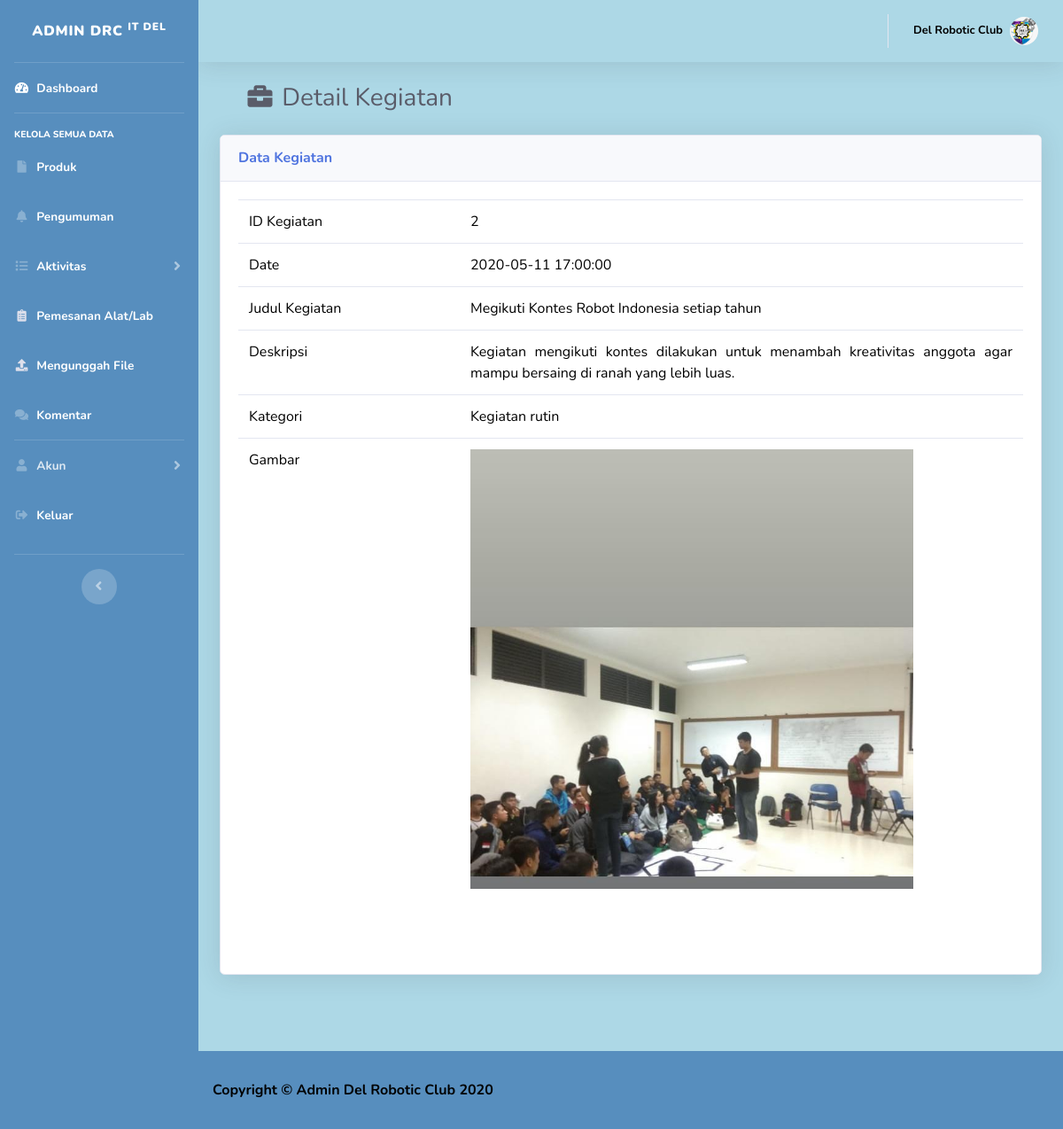
Screenshot of /admin/detail_kegiatan.php?id=2 with the database file from the repository.
### tables this page shows
CREATE TABLE `kegiatan` (
  `id_kegiatan` int(5) NOT NULL,
  `judul_kegiatan` varchar(100) NOT NULL,
  `deskripsi` varchar(10000) NOT NULL,
  `gambar` varchar(45) NOT NULL,
  `kategori` varchar(40) NOT NULL,
  `date` timestamp NOT NULL DEFAULT CURRENT_TIMESTAMP
);

### admin/detail_kegiatan.php (the view, shortened to what this page needs)
<!DOCTYPE html>
<html lang="en">
	<head>
		<?php
			include 'commons/header.php';
		?>
	</head>
	<body id="page-top">
		<div id="wrapper">
			<div class="container-fluid">
				<h1 style="color:black" class="h3 mb-2 text-gray-800">&emsp;<span class="fas fa-fw fa-briefcase"></span>&nbsp;Detail Kegiatan</h1>
				<div class="card shadow mb-4">
					<div class="card-header py-3">
						<h6 class="m-0 font-weight-bold text-primary">Data Kegiatan</h6>
					</div>
					<div class="card-body">
						<div class="table-responsive">
							<?php
								include 'database/koneksi.php';
							?>
							<?php
								$id_kegiatan=mysqli_real_escape_string($koneksi, $_GET['id']);
								$det=mysqli_query($koneksi, "SELECT * FROM kegiatan WHERE id_kegiatan='$id_kegiatan'")or die(mysql_error());
								while($d=mysqli_fetch_array($det)){
									?>
									<table class="table" style="background:white;color:black;">
										<tr>
											<td style="width:250px;">ID Kegiatan</td>
											<td><?php echo $d['id_kegiatan'] ?></td>
										</tr>
                                        <tr>
											<td>Date</td>
											<td style="text-align:justify;color:black;"><?php echo ($d['date']) ?></td>
										</tr>
										<tr>
											<td>Judul Kegiatan</td>
											<td><?php echo $d['judul_kegiatan'] ?></td>
										</tr>
										<tr>
											<td>Deskripsi</td>
											<td style="text-align:justify;color:black;"><?php echo ($d['deskripsi']) ?></td>
										</tr>
                                        <tr>
											<td>Kategori</td>
											<td style="text-align:justify;color:black;"><?php echo ($d['kategori']) ?></td>
										</tr>
										<tr>
											<td>Gambar</td>
											<td><img src="img/kegiatan/<?php echo $d['gambar'];?>"style="width:500px;"/></td>
										</tr>
									</table>
							<?php } ?><br><br>
						</div>
					</div>
				</div>
				<a style="color:black;" class="btn" href="kegiatan.php" class="fas fa-fw fa-arrow-left">
					<span class="fa fa-sign-out-alt" style="margin-left:1400px;">&nbsp;Kembali</span><br><br>
				</a>
			</div>
		</div>
	<?php
	    include 'commons/footer.php'
	?>
</body>
</html>

### rows the page displays
kegiatan: id_kegiatan "2", date "2020-05-11 17:00:00", judul_kegiatan "Megikuti Kontes Robot Indonesia setiap tahun", deskripsi "Kegiatan mengikuti kontes dilakukan untuk menambah kreativitas anggota agar mampu bersaing di ranah yang lebih luas.", kategori "Kegiatan rutin", gambar (picture)
